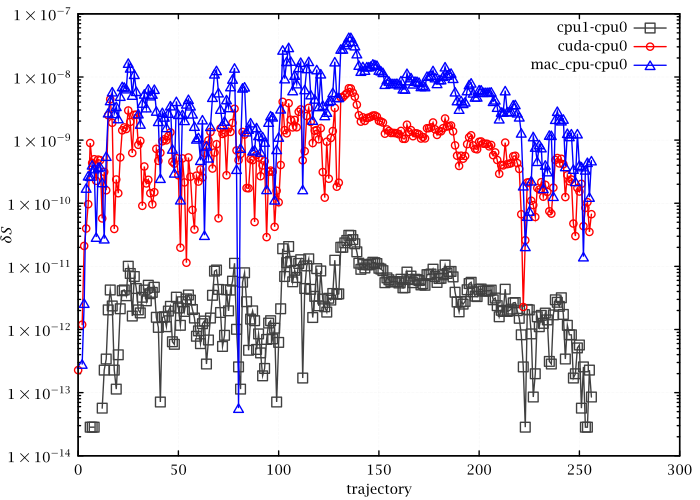

This figure's gnuplot source:
set grid lc rgb '#f0f0f0'
set xlabel 'trajectory'
set ylabel '$\delta S$'
set log y
plot "<bash -c 'paste <(grep ^V-old ../../u1_2d/reprod/t_fthmc_0_b5_cpu0_N.log) <(grep ^V-old ../../u1_2d/reprod/t_fthmc_0_b5_cpu1_N.log) <(grep ^V-old ../../u1_2d/reprod/t_fthmc_0_b5_cuda_N.log) <(grep ^V-old ../../u1_2d/reprod/t_fthmc_0_b5_mac_N.log)'" u 0:(abs($4-$2)) w lp pt 4 t 'cpu1-cpu0', '' u 0:(abs($6-$2)) w lp pt 6 t 'cuda-cpu0', '' u 0:(abs($8-$2)) w lp pt 8 t 'mac_cpu-cpu0'
